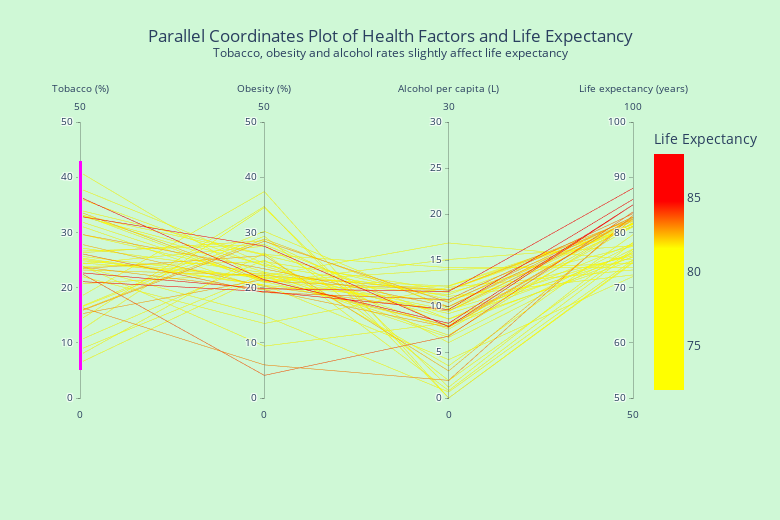

Notebook code cell kept with this figure:
### Code cell
fig = go.Figure(data=go.Parcoords(
    line=dict(color=filtered_df['Life expectancy'],  # Color by life expectancy
              colorscale = [[0,'yellow'],[0.2,'yellow'],[0.4,'yellow'],[0.6,'yellow'],[0.8,'red'],[1,'red']],
              showscale=True,
              colorbar=dict(title='Life Expectancy')),  # Add color bar title
    dimensions=[
        dict(range=[0, 50], constraintrange=[5, 43],
             label='Tobacco (%)', values=filtered_df['Prevalence of current tobacco use (% of adults)']),
        dict(range=[0, 50],
             label='Obesity (%)', values=filtered_df['Prevalence of obesity among adults, Both sexes']),
        dict(range=[0, 30],
             label='Alcohol per capita (L)', values=filtered_df['Total alcohol consumption per capita (liters of pure alcohol, projected estimates, 15+ years of age)']),
        dict(range=[50, 100],
             label='Life expectancy (years)', values=filtered_df['Life expectancy'])
    ]
))

fig.update_layout(
    title='Parallel Coordinates Plot of Health Factors and Life Expectancy<br>' + 
    '<sup>Tobacco, obesity and alcohol rates slightly affect life expectancy</sup>', title_x=0.5, title_y=0.92,
    plot_bgcolor='#cff8d6',
    paper_bgcolor='#cff8d6',
    font=dict(size=12),
    margin={'l': 80, 'b': 120, 'r': 130, 't': 120},
    width=780,
    height=520
)

fig.show()

### Figure 1 — Plotly figure (JSON) as saved in the notebook; plotly's stock layout.template omitted (floating-point values rounded to 4 significant figures)
{"data": [{"dimensions": [{"constraintrange": [5, 43], "label": "Tobacco (%)", "range": [0, 50], "values": [25.4, 33, 22.1, 34, 32, 14.2, 18.3, 24.1, 29.7, 23.9, 8.8, 40.9, 33.2, 33.1, 26.6, 7.8, 16.4, 24.3, 27.2, 33.3, 6.4, 36.1, 12.2, 10.5, 37.9, 24.9, 25.2, 24.5, 25.7, 23.8, 31.2, 16.5, 26.3, 20.7, 23.2, 15.8, 27.9, 33.7, 23.4, 23.8, 15.2, 15.7, 29.7, 16.5, 26.2, 22.7, 36.4, 32.9, 21.1, 22.7]}, {"label": "Obesity (%)", "range": [0, 50], "values": [20.5, 24.1, 13.5, 26, 21.1, 34.7, 37.4, 9.4, 22.1, 14.9, 22.5, 21.1, 25.9, 22.8, 27.8, 26.3, 29.3, 27.5, 22.7, 20.9, 22.2, 23.9, 34.5, 25, 24.4, 21.9, 20.4, 21.8, 21.7, 24.7, 19.7, 30.2, 28.5, 22.6, 22.2, 28.8, 20.2, 21.2, 25.8, 19.6, 21.5, 28.4, 23.4, 6, 19.1, 4.1, 21.4, 27.5, 19.3, 19.8]}, {"label": "Alcohol per capita (L)", "range": [0, 30], "values": [4.172, 11.04, 12.03, 14.17, 13.95, 0, 0, 8.162, 16.85, 0.6549, 9.182, 7.843, 10.68, 9.554, 8.571, 0.8097, 1.893, 6.022, 11.46, 15.06, 6.59, 8.591, 1.169, 3.502, 7.475, 12.15, 10.54, 9.435, 11.24, 11.71, 12.19, 9.693, 7.717, 6.83, 11.71, 9.917, 9.445, 11.73, 2.941, 7.678, 7.848, 10.39, 9.942, 1.912, 10.69, 6.718, 8.119, 7.753, 9.613, 11.58]}, {"label": "Life expectancy (years)", "range": [50, 100], "values": [72, 72.3, 73.2, 73.6, 74.4, 74.5, 74.7, 74.9, 75, 75, 75.5, 75.6, 75.8, 76.1, 76.3, 76.6, 76.9, 77, 77.5, 77.6, 77.8, 78, 78.2, 79.6, 81, 81, 81.1, 81.1, 81.1, 81.4, 81.5, 81.6, 81.7, 81.8, 82, 82.2, 82.4, 82.4, 82.5, 82.7, 82.7, 82.8, 82.8, 83.1, 83.4, 83.7, 85, 85, 86, 88]}], "line": {"color": [72, 72.3, 73.2, 73.6, 74.4, 74.5, 74.7, 74.9, 75, 75, 75.5, 75.6, 75.8, 76.1, 76.3, 76.6, 76.9, 77, 77.5, 77.6, 77.8, 78, 78.2, 79.6, 81, 81, 81.1, 81.1, 81.1, 81.4, 81.5, 81.6, 81.7, 81.8, 82, 82.2, 82.4, 82.4, 82.5, 82.7, 82.7, 82.8, 82.8, 83.1, 83.4, 83.7, 85, 85, 86, 88], "colorbar": {"title": {"text": "Life Expectancy"}}, "colorscale": [[0, "yellow"], [0.2, "yellow"], [0.4, "yellow"], [0.6, "yellow"], [0.8, "red"], [1, "red"]], "showscale": true}, "type": "parcoords"}], "layout": {"font": {"size": 12}, "height": 520, "margin": {"b": 120, "l": 80, "r": 130, "t": 120}, "paper_bgcolor": "#cff8d6", "plot_bgcolor": "#cff8d6", "title": {"text": "Parallel Coordinates Plot of Health Factors and Life Expectancy<br><sup>Tobacco, obesity and alcohol rates slightly affect life expectancy</sup>", "x": 0.5, "y": 0.92}, "width": 780}}
